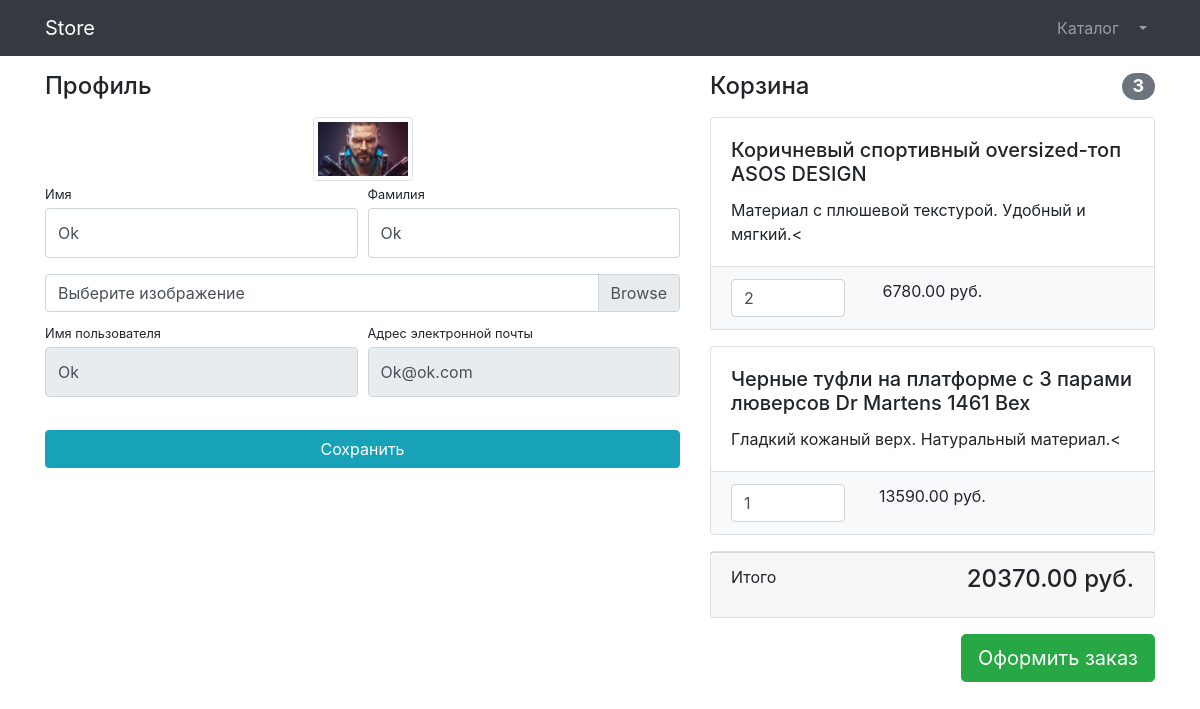
/users/profile/ (signed in), run on the app's committed database.
### users/models.py (models this page shows)
class User(AbstractUser):
    image = models.ImageField(upload_to='users_images',null=True, blank=True)

### products/models.py (models this page shows, shortened)
class Basket(models.Model):
    user = models.ForeignKey(to=User, on_delete=models.CASCADE)
    product = models.ForeignKey(to=Product, on_delete=models.CASCADE)
    quantity = models.PositiveSmallIntegerField(default=0)
    created_timestamp = models.DateTimeField(auto_now_add=True)
    objects = BasketQuerySet.as_manager()
    def sum(self):
        return self.product.price * self.quantity

class Product(models.Model):
    name = models.CharField(max_length=256)
    description = models.TextField()
    price = models.DecimalField(max_digits=10, decimal_places=2)
    quantity = models.PositiveIntegerField(default=0)
    image = models.ImageField(upload_to='products_images')
    category = models.ForeignKey(to=ProductCategory, on_delete=models.CASCADE)
    class Meta:
        verbose_name = 'product'
        verbose_name_plural = 'products'

### users/views.py (the view)
# urls.py: path('profile/', profile, name='profile'),
@login_required
def profile(request):
    if request.method == 'POST':
        form = UserProfileForm(instance=request.user, data=request.POST, files=request.FILES)
        if form.is_valid():
            form.save()
            return HttpResponseRedirect(reverse('users:profile'))
        else:
            print(form.errors)
    else:
        form = UserProfileForm(instance=request.user)
    context = {'title': 'Store - Профиль',
               'form': form,
               'baskets': Basket.objects.filter(user=request.user),
               }
    return render(request, 'users/profile.html', context)

### users/forms.py
class UserProfileForm(UserChangeForm):
    first_name = forms.CharField(widget=forms.TextInput(attrs={
        'class': 'form-control py-4'}))
    last_name = forms.CharField(widget=forms.TextInput(attrs={
        'class': 'form-control py-4'}))
    image = forms.ImageField(widget=forms.FileInput(attrs={
        'class': 'custom-file-input'}), required=False)
    username = forms.CharField(widget=forms.TextInput(attrs={
        'class': 'form-control py-4', 'readonly': True}))
    email = forms.CharField(widget=forms.TextInput(attrs={
        'class': 'form-control py-4', 'readonly': True}))
    class Meta:
        model = User
        fields = ('first_name', 'last_name', 'image', 'username', 'email')

### products/models.py (called while the page is built)
    def total_sum(self):
        return sum(basket.sum() for basket in self)

    def total_quantity(self):
        return sum(basket.quantity for basket in self)

### users/templates/users/profile.html (shortened to what this page needs)
{% extends 'products/base.html' %}
{% load  static %}
{% block css %}
    <link href="{% static 'vendor/css/profile.css' %}" rel="stylesheet">
{% endblock %}
{% block content %}
    <div class="container">
        <div class="row">
            <div class="col-lg-7">
                <h4 class="mt-3 mb-3">Профиль</h4>
                <div class="col-lg-12 text-center">
                    <img width="100" height="100"
                         src="{% if user.image %} {{ user.image.url }} {% else %} {% static 'vendor/img/users/default_avatar.jpg' %}
                         {% endif %}"
                         class="img-thumbnail">
                </div>
                <form action="{% url 'users:profile' %}" method="post" enctype="multipart/form-data">
                    <div class="form-row">
                        <div class="col-lg-6">
                            <div class="form-group">
                                <label class="small mb-1" for="{{ form.first_name.id_for_label }}">
                                    Имя
                                </label>
                                {{ form.first_name }}
                            </div>
                        </div>
                        <div class="col-lg-6">
                            <div class="form-group">
                                <label class="small mb-1" for="{{ form.last_name.id_for_label }}">
                                    Фамилия
                                </label>
                                {{ form.last_name }}
                            </div>
                        </div>
                    </div>
                    <div class="form-row mb-2">
                        <div class="col-lg-12">
                            <div class="custom-file">
                                <label class="custom-file-label" for="{{ form.image.id_for_label }}">
                                    Выберите изображение
                                </label>
                            </div>
                        </div>
                    </div>
                    <div class="form-row">
                        <div class="col-lg-6">
                            <label class="small mb-1" for="{{ form.username.id_for_label }}">
                                Имя пользователя
                            </label>
                            {{ form.username }}
                        </div>
                        <div class="col-lg-6">
                            <label class="small mb-1" for="{{ form.email.id_for_label }}">
                                Адрес электронной почты
                            </label>
                            {{ form.email }}
                        </div>
                    </div>
                    <div class="form-row">
                        <div class="col-lg-12" style="margin-top: 33px;">
                            <input class="btn btn-info btn-block" type="submit" value="Сохранить">
                        </div>
                    </div>
                </form>
            </div>
            <div class="col-lg-5">
                {% include 'products/baskets.html' %}
            </div>
    </div>
</div>
{% endblock %}

### products/templates/products/baskets.html (shortened to what this page needs)
{% if baskets %}
    <h4 class="mt-3 mb-3 d-flex justify-content-between align-items-center mb-3">
                        Корзина <span class="badge badge-secondary badge-pill">{{ baskets.total_quantity }}</span>
                    </h4>
                    {% for basket in baskets %}
                    <div class="card mb-3">
                        <div class="card-body">
                            <h5 class="card-title">{{ basket.product.name }}</h5>
                            <p class="card-text">{{ basket.product.description }}<</p>
                        </div>
                        <ul class="list-group list-group-flush">
                            <li class="list-group-item bg-light">
                                <div class="row text-center">
                                    <div class="col-lg-4">
                                        <input name="basketID" type="number" class="form-control"
                                               value="{{ basket.quantity }}" min="0">
                                    </div>
                                    <div class="col-lg-4">{{ basket.sum }} руб.</div>
                                    <div class="col-lg-4">
                                    </div>
                                </div>
                            </li>
                        </ul>
                    </div>
                    {% endfor %}
                    <div class="card mb-3">
                        <div class="card-footer">
                            <p class="float-left">Итого</p>
                            <h4 class="float-right">{{ baskets.total_sum }} руб.</h4>
                        </div>
                    </div>
                    <a class="btn btn-success btn-lg float-right" href="../orders/order-create.html">
                        Оформить заказ
                    </a>
{% else %}
    <h4 class="mt-3 mb-3 text-center">
                        Корзина пустая
                    </h4>
{% endif %}

### data on the page
User: image (picture), first_name "Ok", last_name "Ok", username "Ok", email "Ok@ok.com"
Basket: total_quantity "3", product.name "Коричневый спортивный oversized-топ ASOS DESIGN", product.description "Материал с плюшевой текстурой. Удобный и мягкий.", basketID "2", sum "6780.00", total_sum "20370.00"
Basket: product.name "Черные туфли на платформе с 3 парами люверсов Dr Martens 1461 Bex", product.description "Гладкий кожаный верх. Натуральный материал.", basketID "1", sum "13590.00"
